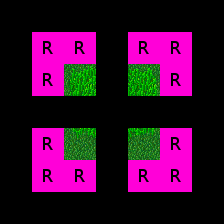

This is a level from a 2D game, rendered from its Tiled map with the project's own tilesets. A one-line summary and the map file follow, with tile-layer data summarised:
An orthogonal 7x7 tile map with 32x32 px tiles, 12 tile layers (Regions, Input_set, Input_set, Input_set, ...), 4 tilesets.

<map version="1.0" orientation="orthogonal" width="7" height="7" tilewidth="32" tileheight="32">
 <tileset firstgid="1" name="Woodland" tilewidth="32" tileheight="32">
  <image source="../../graphics/tiles/Woodland_ground.png" width="512" height="512" />
 </tileset>
 <tileset firstgid="257" name="Collision" tilewidth="32" tileheight="32">
  <image source="../../graphics/tiles/collision.png" width="64" height="32" />
 </tileset>
 <tileset firstgid="259" name="set_rules" tilewidth="32" tileheight="32">
  <image source="../../graphics/tiles/set_rules.png" width="64" height="64" />
 </tileset>
 <tileset firstgid="263" name="set_woodland" tilewidth="32" tileheight="32">
  <image source="../../graphics/tiles/set_woodland.png" width="512" height="320" />
 </tileset>
 <layer name="Regions" width="7" height="7">
  <data>[49 cells, 16 non-empty, 1 distinct tile ids]</data>
 </layer>
 <layer name="Input_set" width="7" height="7">
  <data>[49 cells, 4 non-empty, 1 distinct tile ids]</data>
 </layer>
 <layer name="Input_set" width="7" height="7">
  <data>[49 cells, 4 non-empty, 1 distinct tile ids]</data>
 </layer>
 <layer name="Input_set" width="7" height="7">
  <data>[49 cells, 4 non-empty, 1 distinct tile ids]</data>
 </layer>
 <layer name="Input_set" width="7" height="7">
  <data>[49 cells, 4 non-empty, 1 distinct tile ids]</data>
 </layer>
 <layer name="Input_set" width="7" height="7">
  <data>[49 cells, 4 non-empty, 1 distinct tile ids]</data>
 </layer>
 <layer name="Input_set" width="7" height="7">
  <data>[49 cells, 4 non-empty, 1 distinct tile ids]</data>
 </layer>
 <layer name="Input_set" width="7" height="7">
  <data>[49 cells, 4 non-empty, 1 distinct tile ids]</data>
 </layer>
 <layer name="Input_set" width="7" height="7">
  <data>[49 cells, 4 non-empty, 1 distinct tile ids]</data>
 </layer>
 <layer name="Input_set" width="7" height="7">
  <data>[49 cells, 4 non-empty, 1 distinct tile ids]</data>
 </layer>
 <layer name="Input_set" width="7" height="7">
  <data>[49 cells, 4 non-empty, 1 distinct tile ids]</data>
 </layer>
 <layer name="Output1_Ground" width="7" height="7">
  <data>[49 cells, 4 non-empty, 4 distinct tile ids]</data>
 </layer>
</map>
